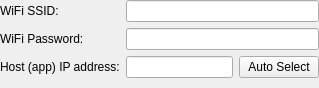
<?xml version="1.0" encoding="UTF-8"?>
<ui version="4.0">
 <class>partSettingsPendant</class>
 <widget class="QWidget" name="partSettingsPendant">
  <property name="geometry">
   <rect>
    <x>0</x>
    <y>0</y>
    <width>319</width>
    <height>88</height>
   </rect>
  </property>
  <property name="windowTitle">
   <string>Form</string>
  </property>
  <layout class="QVBoxLayout" name="verticalLayout">
   <property name="leftMargin">
    <number>0</number>
   </property>
   <property name="topMargin">
    <number>0</number>
   </property>
   <property name="rightMargin">
    <number>0</number>
   </property>
   <property name="bottomMargin">
    <number>0</number>
   </property>
   <item>
    <layout class="QFormLayout" name="formLayout">
     <property name="fieldGrowthPolicy">
      <enum>QFormLayout::FieldGrowthPolicy::ExpandingFieldsGrow</enum>
     </property>
     <item row="0" column="0">
      <widget class="QLabel" name="lblWifiSsid">
       <property name="text">
        <string>WiFi SSID:</string>
       </property>
      </widget>
     </item>
     <item row="0" column="1">
      <widget class="QLineEdit" name="txtWifiSsid"/>
     </item>
     <item row="1" column="0">
      <widget class="QLabel" name="lblWifiPassword">
       <property name="text">
        <string>WiFi Password:</string>
       </property>
      </widget>
     </item>
     <item row="1" column="1">
      <widget class="QLineEdit" name="txtWifiPassword">
       <property name="echoMode">
        <enum>QLineEdit::EchoMode::Password</enum>
       </property>
      </widget>
     </item>
     <item row="2" column="0">
      <widget class="QLabel" name="lblHostIp">
       <property name="text">
        <string>Host (app) IP address:</string>
       </property>
      </widget>
     </item>
     <item row="2" column="1">
      <layout class="QHBoxLayout" name="horizontalLayout">
       <item>
        <widget class="QLineEdit" name="txtHostIp"/>
       </item>
       <item>
        <widget class="QPushButton" name="btnAutoSelect">
         <property name="text">
          <string>Auto Select</string>
         </property>
        </widget>
       </item>
      </layout>
     </item>
    </layout>
   </item>
  </layout>
 </widget>
 <resources/>
 <connections/>
</ui>
